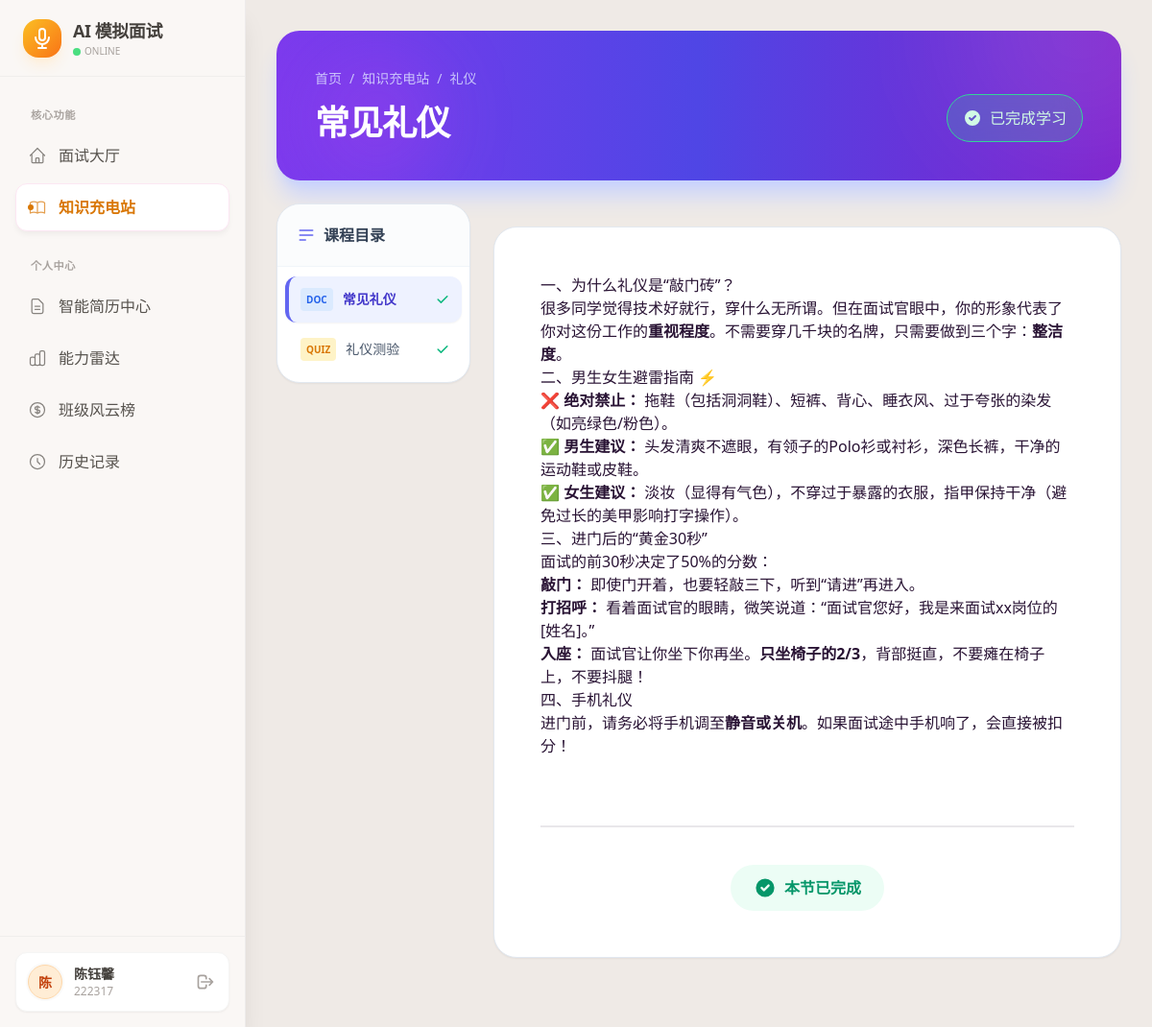
/learning/material/1 (signed in), run on the app's committed database.
### app/models.py (models this page shows, shortened)
class User(UserMixin, db.Model):
    __tablename__ = 'users'
    id = db.Column(db.Integer, primary_key=True)
    username = db.Column(db.String(50), unique=True, nullable=False)
    password_hash = db.Column(db.String(128))
    truename = db.Column(db.String(50))
    student_id = db.Column(db.String(20), unique=True)
    role = db.Column(db.String(20), default='student')
    department = db.Column(db.String(50))
    class_name = db.Column(db.String(50))
    resume_text = db.Column(db.Text)
    resume_tags = db.Column(db.String(255))  # 用逗号分隔的字符串存储
    profile_info = db.Column(db.JSON)
    created_at = db.Column(db.DateTime, default=datetime.now)

class LearningCategory(db.Model):
    __tablename__ = 'learning_categories'
    id = db.Column(db.Integer, primary_key=True)
    name = db.Column(db.String(50), nullable=False)
    icon = db.Column(db.String(20), default='📚')  # Emoji 图标
    sort_order = db.Column(db.Integer, default=0)
    materials = db.relationship('LearningMaterial', backref='category', cascade='all, delete-orphan',
                                order_by='LearningMaterial.sort_order')

class LearningMaterial(db.Model):
    __tablename__ = 'learning_materials'
    id = db.Column(db.Integer, primary_key=True)
    category_id = db.Column(db.Integer, db.ForeignKey('learning_categories.id'))
    title = db.Column(db.String(100), nullable=False)
    material_type = db.Column(db.String(20), default='article')
    content = db.Column(db.Text)
    sort_order = db.Column(db.Integer, default=0)

### app/routes.py (the view)
@bp.route('/learning/material/<int:material_id>')
@login_required
def learning_detail(material_id):
    material = LearningMaterial.query.get_or_404(material_id)
    category = material.category
    siblings = LearningMaterial.query.filter_by(category_id=category.id).order_by(LearningMaterial.sort_order).all()
    progress = UserLearningProgress.query.filter_by(user_id=current_user.id, material_id=material.id).first()
    is_completed = (progress is not None)
    my_done_ids = [p.material_id for p in UserLearningProgress.query.filter_by(user_id=current_user.id).all()]
    quiz_data = []
    if material.material_type == 'quiz':
        try:
            quiz_data = json.loads(material.content)
        except:
            quiz_data = []
    return render_template('learning_detail.html',
                           lesson=material,  # ✅ 修正1：对应 {{ lesson.title }}
                           questions=quiz_data,  # ✅ 修正2：对应 {% for q in questions %}
                           category=category,
                           siblings=siblings,
                           is_completed=is_completed,
                           my_done_ids=my_done_ids)

### app/templates/learning_detail.html (shortened to what this page needs)
{% extends "base.html" %}
{% block content %}
<div class="w-full max-w-[1600px] mx-auto space-y-6">
    <div class="rounded-3xl bg-gradient-to-r from-violet-600 via-indigo-600 to-purple-700 text-white shadow-xl shadow-indigo-200 relative overflow-hidden p-8 md:p-10">
        <div class="absolute top-0 right-0 w-64 h-64 bg-white/10 rounded-full blur-3xl -translate-y-1/2 translate-x-1/3"></div>
        <div class="absolute bottom-0 left-10 w-32 h-32 bg-fuchsia-500/20 rounded-full blur-2xl"></div>
        <div class="relative z-10 flex flex-col md:flex-row justify-between items-start md:items-end gap-6">
            <div class="space-y-4 max-w-2xl">
                <div class="text-sm font-medium text-indigo-100/80 flex items-center gap-2">
                    <a href="/" class="hover:text-white transition-colors">首页</a>
                    <span>/</span>
                    <a href="/learning" class="hover:text-white transition-colors">知识充电站</a>
                    <span>/</span>
                    <span>{{ category.name if category else '课程模块' }}</span>
                </div>
                <div>
                    <h1 class="text-3xl md:text-4xl font-extrabold tracking-tight leading-tight">
                        {{ lesson.title }}
                    </h1>
                </div>
            </div>
            <div class="flex items-center gap-3">
                {% if is_completed %}
                    <div class="badge badge-lg bg-emerald-400/20 border-emerald-400 text-emerald-100 backdrop-blur-md px-4 py-3 h-auto gap-2">
                        <svg xmlns="http://www.w3.org/2000/svg" class="h-5 w-5" viewBox="0 0 20 20" fill="currentColor"><path fill-rule="evenodd" d="M10 18a8 8 0 100-16 8 8 0 000 16zm3.707-9.293a1 1 0 00-1.414-1.414L9 10.586 7.707 9.293a1 1 0 00-1.414 1.414l2 2a1 1 0 001.414 0l4-4z" clip-rule="evenodd" /></svg>
                        已完成学习
                    </div>
                {% endif %}
            </div>
        </div>
    </div>
    <div class="grid grid-cols-1 lg:grid-cols-12 gap-6 items-start">
        <div class="lg:col-span-3 hidden lg:block">
            <div class="bg-white rounded-3xl shadow-sm border border-slate-200 overflow-hidden sticky top-6">
                <div class="p-5 border-b border-slate-100 bg-slate-50/50">
                    <h3 class="font-bold text-slate-700 flex items-center gap-2">
                        <svg xmlns="http://www.w3.org/2000/svg" class="h-5 w-5 text-indigo-500" fill="none" viewBox="0 0 24 24" stroke="currentColor"><path stroke-linecap="round" stroke-linejoin="round" stroke-width="2" d="M4 6h16M4 12h16M4 18h7" /></svg>
                        课程目录
                    </h3>
                </div>
                <ul class="menu w-full p-2 max-h-[calc(100vh-12rem)] overflow-y-auto custom-scrollbar">
                    {% for item in siblings %}
                    <li>
                        <a href="{{ url_for('routes.learning_detail', material_id=item.id) }}"
                           class="flex justify-between items-center rounded-xl py-3 px-3 my-0.5 transition-all
                                  {{ 'bg-indigo-50 text-indigo-700 font-bold border-l-4 border-indigo-500 shadow-sm' if item.id == lesson.id else 'text-slate-600 hover:bg-slate-50 border-l-4 border-transparent' }}">
                            <div class="flex items-center gap-2.5 overflow-hidden">
                                <span class="text-[10px] uppercase font-bold px-1.5 py-0.5 rounded
                                    {{ 'bg-amber-100 text-amber-600' if item.material_type == 'quiz' else 'bg-blue-100 text-blue-600' }}">
                                    {{ 'Quiz' if item.material_type == 'quiz' else 'Doc' }}
                                </span>
                                <span class="truncate text-sm">{{ item.title }}</span>
                            </div>
                            {% if item.id in my_done_ids %}
                                <svg xmlns="http://www.w3.org/2000/svg" class="h-4 w-4 text-emerald-500 flex-shrink-0" viewBox="0 0 20 20" fill="currentColor"><path fill-rule="evenodd" d="M16.707 5.293a1 1 0 010 1.414l-8 8a1 1 0 01-1.414 0l-4-4a1 1 0 011.414-1.414L8 12.586l7.293-7.293a1 1 0 011.414 0z" clip-rule="evenodd" /></svg>
                            {% endif %}
                        </a>
                    </li>
                    {% endfor %}
                </ul>
            </div>
        </div>
        <div class="lg:col-span-9 space-y-6">
            <div class="bg-white rounded-3xl shadow-sm border border-slate-200 overflow-hidden min-h-[500px]">
                {% if lesson.material_type == 'article' %}
                    <div class="p-8 md:p-12">
                        <article class="prose prose-lg prose-slate max-w-none
                            prose-headings:font-bold prose-headings:text-slate-800
                            prose-a:text-indigo-600 prose-a:no-underline hover:prose-a:underline
                            prose-img:rounded-2xl prose-img:shadow-lg
                            prose-blockquote:border-l-4 prose-blockquote:border-indigo-500 prose-blockquote:bg-indigo-50 prose-blockquote:py-2 prose-blockquote:px-4 prose-blockquote:rounded-r-lg prose-blockquote:not-italic">
                            {{ lesson.content | safe }}
                        </article>
                        <div class="divider mt-16 mb-8"></div>
                        <div class="flex flex-col items-center gap-4">
                            {% if is_completed %}
                                <div class="flex items-center gap-2 text-emerald-600 bg-emerald-50 px-6 py-3 rounded-full font-bold animate-pulse-once">
                                    <svg xmlns="http://www.w3.org/2000/svg" class="h-6 w-6" viewBox="0 0 20 20" fill="currentColor"><path fill-rule="evenodd" d="M10 18a8 8 0 100-16 8 8 0 000 16zm3.707-9.293a1 1 0 00-1.414-1.414L9 10.586 7.707 9.293a1 1 0 00-1.414 1.414l2 2a1 1 0 001.414 0l4-4z" clip-rule="evenodd" /></svg>
                                    本节已完成
                                </div>
                            {% endif %}
                        </div>
                    </div>
                {% endif %}
            </div>
            <div class="grid grid-cols-2 gap-4 pt-4">
            </div>
        </div>
    </div>
</div>
{% endblock %}

### app/templates/base.html (shortened to what this page needs)
<!DOCTYPE html>
<html data-theme="cupcake">
<head>
    <link href="https://cdn.jsdelivr.net/npm/daisyui@4.12.10/dist/full.min.css" rel="stylesheet" type="text/css" />
    <script src="https://cdn.tailwindcss.com"></script>
</head>
<body class="bg-base-200 text-base-content font-sans">
    <aside id="sidebar" style="background-color: #faf7f5;" class="fixed left-0 top-0 h-screen w-64 border-r border-stone-200/60 shadow-xl z-50 sidebar-transition transform -translate-x-full lg:translate-x-0 flex flex-col">
        <div class="h-20 flex items-center px-6 border-b border-stone-200/50">
            <a href="{{ url_for('routes.home') }}" class="flex items-center gap-3 w-full group">
                <div class="w-10 h-10 rounded-2xl bg-gradient-to-br from-amber-400 to-orange-500 flex items-center justify-center shadow-lg shadow-orange-100 group-hover:rotate-3 transition-transform duration-300">
                    <svg xmlns="http://www.w3.org/2000/svg" class="h-6 w-6 text-white" fill="none" viewBox="0 0 24 24" stroke="currentColor">
                        <path stroke-linecap="round" stroke-linejoin="round" stroke-width="2" d="M19 11a7 7 0 01-7 7m0 0a7 7 0 01-7-7m7 7v4m0 0H8m4 0h4m-4-8a3 3 0 01-3-3V5a3 3 0 116 0v6a3 3 0 01-3 3z" />
                    </svg>
                </div>
                <div>
                    <h1 class="text-lg font-bold text-stone-700 tracking-tight">AI 模拟面试</h1>
                    <div class="flex items-center gap-1">
                        <span class="w-2 h-2 rounded-full bg-green-400"></span>
                        <p class="text-[10px] text-stone-400 font-medium uppercase">Online</p>
                    </div>
                </div>
            </a>
        </div>
        <nav class="flex-1 overflow-y-auto sidebar-content px-4 py-2">
            <div class="menu-section-title">核心功能</div>
            <ul class="space-y-1">
                <li>
                    <a href="{{ url_for('routes.home') }}" class="menu-item flex items-center gap-3 px-3 py-3 {{ 'active' if request.endpoint == 'routes.home' else '' }}">
                        <span>面试大厅</span>
                    </a>
                </li>
                <li>
                    <a href="{{ url_for('routes.learning_index') }}" class="menu-item flex items-center gap-3 px-3 py-3 {{ 'active' if request.endpoint and 'learning' in request.endpoint else '' }}">
                        <span>知识充电站</span>
                    </a>
                </li>
                </ul>
            <div class="menu-section-title">个人中心</div>
            <ul class="space-y-1">
                <li>
                    <a href="{{ url_for('routes.resume_dashboard') }}" class="menu-item flex items-center gap-3 px-3 py-3 {{ 'active' if request.endpoint in ['routes.resume_dashboard', 'routes.resume_edit', 'routes.resume_builder', 'routes.profile_basic'] else '' }}">
                        <span>智能简历中心</span>
                    </a>
                </li>
                <li>
                    <a href="{{ url_for('routes.ability_radar') }}" class="menu-item flex items-center gap-3 px-3 py-3 {{ 'active' if request.endpoint == 'routes.ability_radar' else '' }}">
                        <span>能力雷达</span>
                    </a>
                </li>
                <li>
                    <a href="{{ url_for('routes.leaderboard') }}" class="menu-item flex items-center gap-3 px-3 py-3 {{ 'active' if request.endpoint == 'routes.leaderboard' else '' }}">
                        <span>班级风云榜</span>
                    </a>
                </li>
                <li>
                    <a href="{{ url_for('routes.history') }}" class="menu-item flex items-center gap-3 px-3 py-3 {{ 'active' if request.endpoint == 'routes.history' else '' }}">
                        <svg xmlns="http://www.w3.org/2000/svg" class="h-5 w-5 opacity-70" fill="none" viewBox="0 0 24 24" stroke="currentColor"><path stroke-linecap="round" stroke-linejoin="round" stroke-width="1.5" d="M12 8v4l3 3m6-3a9 9 0 11-18 0 9 9 0 0118 0z" /></svg>
                        <span>历史记录</span>
                    </a>
                </li>
            </ul>
        </nav>
        <div class="p-4 border-t border-stone-200/50 bg-[#faf7f5]">
            {% if current_user.is_authenticated %}
                {% set avatar_styles = [
                    'bg-rose-100 text-rose-700 border border-rose-200',
                    'bg-orange-100 text-orange-700 border border-orange-200',
                    'bg-emerald-100 text-emerald-700 border border-emerald-200',
                    'bg-cyan-100 text-cyan-700 border border-cyan-200',
                    'bg-blue-100 text-blue-700 border border-blue-200',
                    'bg-violet-100 text-violet-700 border border-violet-200',
                    'bg-fuchsia-100 text-fuchsia-700 border border-fuchsia-200'
                ] %}
                {% set style_class = avatar_styles[(current_user.id) % 7] %}
                <div class="flex items-center gap-3 w-full p-3 bg-white rounded-xl shadow-sm border border-stone-100">
                    <div class="avatar placeholder">
                        <div class="{{ style_class }} w-9 h-9 rounded-full grid place-items-center ring-2 ring-stone-50">
                            <span class="text-sm font-bold leading-none select-none mt-[1px]">{{ current_user.truename[0] if current_user.truename else '我' }}</span>
                        </div>
                    </div>
                    <div class="flex-1 min-w-0 text-left">
                        <p class="text-sm font-bold text-stone-700 truncate">{{ current_user.truename }}</p>
                        <p class="text-xs text-stone-400 truncate">{{ current_user.username }}</p>
                    </div>
                    <a href="{{ url_for('auth.logout') }}" class="btn btn-ghost btn-xs btn-square text-stone-400 hover:text-red-500" title="退出登录">
                        <svg xmlns="http://www.w3.org/2000/svg" class="h-5 w-5" fill="none" viewBox="0 0 24 24" stroke="currentColor"><path stroke-linecap="round" stroke-linejoin="round" stroke-width="2" d="M17 16l4-4m0 0l-4-4m4 4H7m6 4v1a3 3 0 01-3 3H6a3 3 0 01-3-3V7a3 3 0 013-3h4a3 3 0 013 3v1" /></svg>
                    </a>
                </div>
            {% else %}
                <a href="{{ url_for('auth.login') }}" class="btn btn-primary w-full text-white">立即登录</a>
            {% endif %}
        </div>
    </aside>
    <main class="min-h-screen main-content pt-16 lg:pt-0 transition-all duration-300">
        <div class="p-4 sm:p-6 lg:p-8">
            {% block content %}{% endblock %}
        </div>
    </main>
</body>
</html>

### data on the page
User: truename "陈", truename "陈钰馨", username "222317"
LearningCategory: name "礼仪"
LearningMaterial: title "常见礼仪", material_type "DOC", content "一、为什么礼仪是“敲门砖”？ 很多同学觉得技术好就行，穿什么无所谓。但在面试官眼中，你的形象代表了你对这份工作的 重视程度 。不需要穿几千块的名牌，只需要做到三个字： 整洁度 。 二、男生女生避雷指南 ⚡️ ❌ 绝对禁止： 拖鞋（包括洞洞鞋）、短裤、背心、睡衣风、过于夸张的染发（如亮绿色/粉色）。 ✅ 男生建议： 头发清爽不遮眼，有领子的Polo衫或衬衫，深色长裤，干净的运动鞋或皮鞋。 ✅ 女生建议： 淡妆（显得有气色），不穿过于暴露的衣服，指甲保持干净（避免过长的美甲影响打字操作）。 三、进门后的“黄金30秒” 面试的前30秒决定了50%的分数： 敲门： 即使门开着，也要轻敲三下，听到“请进”再进入。 打招呼： 看着面试官的眼睛，微笑说道：“面试官您好，我是来面试xx岗位的[姓名]。” 入座： 面试官让你坐下你再坐。 只坐椅子的2/3 ，背部挺直，不要瘫在椅子上，不要抖腿！ 四、手机礼仪 进门前，请务必将手机调至 静音或关机 。如果面试途中手机响了，会直接被扣分！"
LearningMaterial: material_type "QUIZ", title "礼仪测验"
